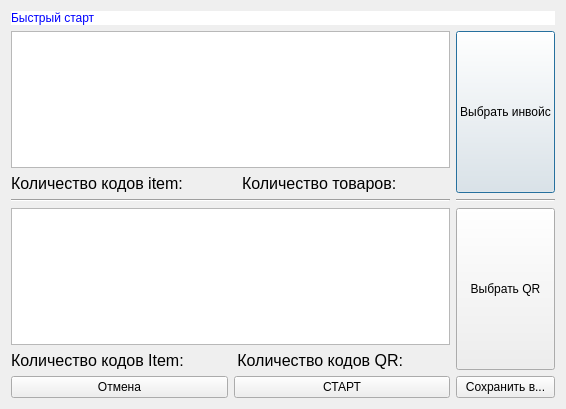
<?xml version="1.0" encoding="UTF-8"?>
<ui version="4.0">
 <class>QuickStart</class>
 <widget class="QDialog" name="QuickStart">
  <property name="geometry">
   <rect>
    <x>0</x>
    <y>0</y>
    <width>566</width>
    <height>409</height>
   </rect>
  </property>
  <property name="windowTitle">
   <string>Dialog</string>
  </property>
  <layout class="QGridLayout" name="gridLayout_2">
   <item row="0" column="0">
    <widget class="QLabel" name="label">
     <property name="styleSheet">
      <string notr="true">background-color: rgb(255, 255, 255);
font: 30pt &quot;XeniaC&quot;; 
color:  rgb(0, 0, 255)</string>
     </property>
     <property name="text">
      <string>Быстрый старт</string>
     </property>
    </widget>
   </item>
   <item row="1" column="0">
    <layout class="QGridLayout" name="gridLayout">
     <item row="0" column="1">
      <layout class="QVBoxLayout" name="verticalLayout">
       <item>
        <widget class="QPushButton" name="pushButtonInvTable">
         <property name="sizePolicy">
          <sizepolicy hsizetype="Minimum" vsizetype="Expanding">
           <horstretch>0</horstretch>
           <verstretch>0</verstretch>
          </sizepolicy>
         </property>
         <property name="text">
          <string>Выбрать инвойс</string>
         </property>
        </widget>
       </item>
      </layout>
     </item>
     <item row="6" column="1">
      <widget class="QPushButton" name="pushButtonSaveAs">
       <property name="sizePolicy">
        <sizepolicy hsizetype="Minimum" vsizetype="Minimum">
         <horstretch>0</horstretch>
         <verstretch>0</verstretch>
        </sizepolicy>
       </property>
       <property name="text">
        <string>Сохранить в...</string>
       </property>
      </widget>
     </item>
     <item row="6" column="0">
      <layout class="QHBoxLayout" name="horizontalLayout_3">
       <item>
        <widget class="QPushButton" name="pushButtonExit">
         <property name="sizePolicy">
          <sizepolicy hsizetype="Minimum" vsizetype="Minimum">
           <horstretch>0</horstretch>
           <verstretch>0</verstretch>
          </sizepolicy>
         </property>
         <property name="text">
          <string>Отмена</string>
         </property>
        </widget>
       </item>
       <item>
        <widget class="QPushButton" name="pushButtonStart">
         <property name="sizePolicy">
          <sizepolicy hsizetype="Minimum" vsizetype="Minimum">
           <horstretch>0</horstretch>
           <verstretch>0</verstretch>
          </sizepolicy>
         </property>
         <property name="text">
          <string>СТАРТ</string>
         </property>
        </widget>
       </item>
      </layout>
     </item>
     <item row="0" column="0">
      <layout class="QVBoxLayout" name="verticalLayout_2">
       <item>
        <widget class="QTableWidget" name="tableWidgetInvoice">
         <property name="sizePolicy">
          <sizepolicy hsizetype="Expanding" vsizetype="Maximum">
           <horstretch>0</horstretch>
           <verstretch>0</verstretch>
          </sizepolicy>
         </property>
        </widget>
       </item>
       <item>
        <layout class="QHBoxLayout" name="horizontalLayout_4">
         <item>
          <widget class="QLabel" name="label_2">
           <property name="sizePolicy">
            <sizepolicy hsizetype="Expanding" vsizetype="Preferred">
             <horstretch>0</horstretch>
             <verstretch>0</verstretch>
            </sizepolicy>
           </property>
           <property name="font">
            <font>
             <pointsize>12</pointsize>
            </font>
           </property>
           <property name="text">
            <string>Количество кодов item:</string>
           </property>
          </widget>
         </item>
         <item>
          <widget class="QLabel" name="labelQtyCodes">
           <property name="sizePolicy">
            <sizepolicy hsizetype="Expanding" vsizetype="Preferred">
             <horstretch>0</horstretch>
             <verstretch>0</verstretch>
            </sizepolicy>
           </property>
           <property name="font">
            <font>
             <pointsize>12</pointsize>
            </font>
           </property>
           <property name="text">
            <string/>
           </property>
          </widget>
         </item>
         <item>
          <widget class="QLabel" name="label_4">
           <property name="sizePolicy">
            <sizepolicy hsizetype="Expanding" vsizetype="Preferred">
             <horstretch>0</horstretch>
             <verstretch>0</verstretch>
            </sizepolicy>
           </property>
           <property name="font">
            <font>
             <pointsize>12</pointsize>
            </font>
           </property>
           <property name="text">
            <string>Количество товаров:</string>
           </property>
          </widget>
         </item>
         <item>
          <widget class="QLabel" name="labelQtyGoods">
           <property name="sizePolicy">
            <sizepolicy hsizetype="Expanding" vsizetype="Preferred">
             <horstretch>0</horstretch>
             <verstretch>0</verstretch>
            </sizepolicy>
           </property>
           <property name="font">
            <font>
             <pointsize>12</pointsize>
            </font>
           </property>
           <property name="text">
            <string/>
           </property>
          </widget>
         </item>
        </layout>
       </item>
      </layout>
     </item>
     <item row="2" column="0">
      <layout class="QVBoxLayout" name="verticalLayout_3">
       <item>
        <widget class="QTableWidget" name="tableWidgetQr"/>
       </item>
       <item>
        <layout class="QHBoxLayout" name="horizontalLayout">
         <item>
          <widget class="QLabel" name="label_5">
           <property name="sizePolicy">
            <sizepolicy hsizetype="Expanding" vsizetype="Fixed">
             <horstretch>0</horstretch>
             <verstretch>0</verstretch>
            </sizepolicy>
           </property>
           <property name="font">
            <font>
             <pointsize>12</pointsize>
            </font>
           </property>
           <property name="text">
            <string>Количество кодов Item:</string>
           </property>
          </widget>
         </item>
         <item>
          <widget class="QLabel" name="labelQtyCodesQR">
           <property name="sizePolicy">
            <sizepolicy hsizetype="Expanding" vsizetype="Fixed">
             <horstretch>0</horstretch>
             <verstretch>0</verstretch>
            </sizepolicy>
           </property>
           <property name="font">
            <font>
             <pointsize>12</pointsize>
            </font>
           </property>
           <property name="text">
            <string/>
           </property>
          </widget>
         </item>
         <item>
          <widget class="QLabel" name="label_6">
           <property name="sizePolicy">
            <sizepolicy hsizetype="Expanding" vsizetype="Fixed">
             <horstretch>0</horstretch>
             <verstretch>0</verstretch>
            </sizepolicy>
           </property>
           <property name="font">
            <font>
             <pointsize>12</pointsize>
            </font>
           </property>
           <property name="text">
            <string>Количество кодов QR:</string>
           </property>
           <property name="alignment">
            <set>Qt::AlignRight|Qt::AlignTrailing|Qt::AlignVCenter</set>
           </property>
          </widget>
         </item>
         <item>
          <widget class="QLabel" name="labelQtyQrQr">
           <property name="sizePolicy">
            <sizepolicy hsizetype="Expanding" vsizetype="Minimum">
             <horstretch>0</horstretch>
             <verstretch>0</verstretch>
            </sizepolicy>
           </property>
           <property name="font">
            <font>
             <pointsize>12</pointsize>
            </font>
           </property>
           <property name="text">
            <string/>
           </property>
           <property name="alignment">
            <set>Qt::AlignRight|Qt::AlignTrailing|Qt::AlignVCenter</set>
           </property>
          </widget>
         </item>
        </layout>
       </item>
      </layout>
     </item>
     <item row="2" column="1">
      <widget class="QPushButton" name="pushButtonQrTable">
       <property name="sizePolicy">
        <sizepolicy hsizetype="Minimum" vsizetype="Expanding">
         <horstretch>0</horstretch>
         <verstretch>0</verstretch>
        </sizepolicy>
       </property>
       <property name="text">
        <string>Выбрать QR</string>
       </property>
      </widget>
     </item>
     <item row="1" column="0">
      <widget class="Line" name="line">
       <property name="orientation">
        <enum>Qt::Horizontal</enum>
       </property>
      </widget>
     </item>
     <item row="1" column="1">
      <widget class="Line" name="line_2">
       <property name="orientation">
        <enum>Qt::Horizontal</enum>
       </property>
      </widget>
     </item>
    </layout>
   </item>
  </layout>
 </widget>
 <resources/>
 <connections/>
</ui>
